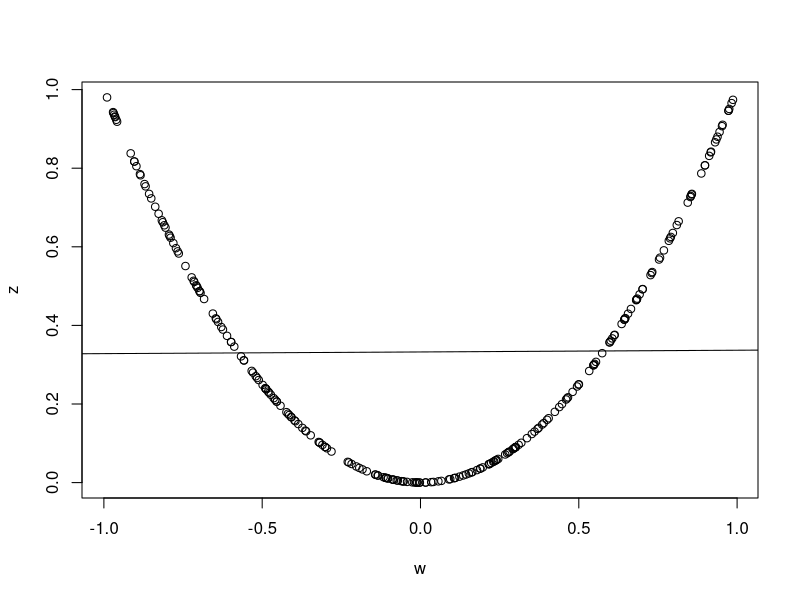

Recreate this plot in R.
## ---- chunk 1
set.seed(1983)
n_sims <- 250
w <- runif(n_sims, -1, 1)
z <- w^2
cor(w, z)
plot(w, z)
abline(lm(z ~ w))
